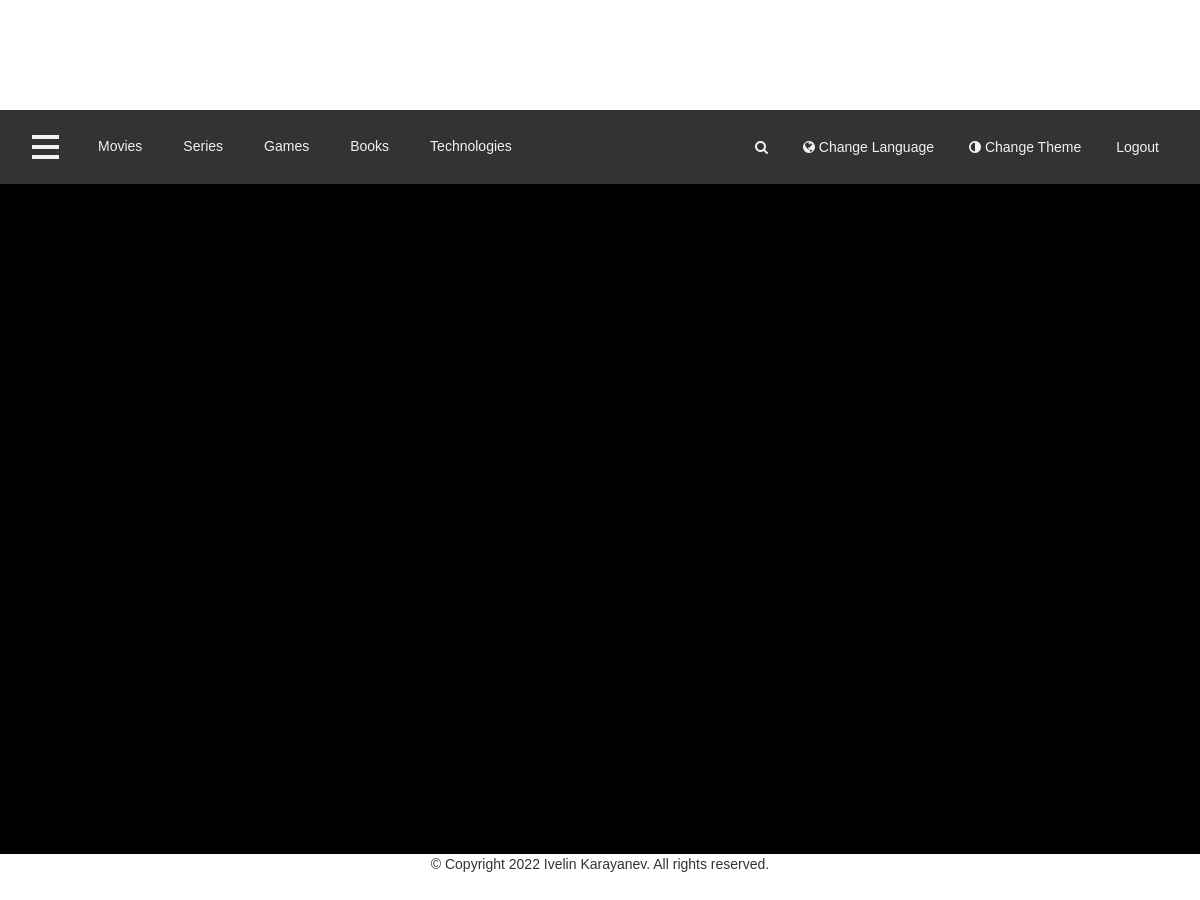
Page /Main/Main.php?categoryid=6 (signed in) on the committed database.
### tables this page shows
CREATE TABLE `categories` (
  `ID` bigint(20) UNSIGNED NOT NULL,
  `Name` varchar(70) NOT NULL,
  `Header_ID` bigint(20) UNSIGNED NOT NULL
);

CREATE TABLE `other_data` (
  `ID` bigint(20) NOT NULL,
  `Name` text NOT NULL
);

### Main/Additional Files/Queries.php (called while the page is built, shortened)
<?php
$query0 = "SELECT `categories`.`ID` AS `category_id`,`categories`.`Name` AS `category_name` FROM `categories`";
?>

### Main/Main.php (the view, shortened to what this page needs)
<?php
require('../Main/Additional Files/Queries.php');
require('../Introduction/Additional Files/ControllerUserData.php');
?>
<!DOCTYPE html>
<html lang = "en-US">
<head>
<link rel="stylesheet" href="https://cdnjs.cloudflare.com/ajax/libs/jqueryui/1.12.1/jquery-ui.css"/>
<link rel="stylesheet" href="https://maxcdn.bootstrapcdn.com/bootstrap/3.3.6/css/bootstrap.min.css"/>
<link rel="stylesheet" href="https://cdnjs.cloudflare.com/ajax/libs/font-awesome/4.7.0/css/font-awesome.min.css"/>
<link rel="stylesheet" href="../Main/Additional Files/Products.css"/>
</head>
<body>
<div class = "header" style = "background-image:url('
?>')">
<h1 style = "color:black">
</h1>
</div>
<div class = "categories" id = "category-width">
<?php if ((isset($_GET['categoryid']) && is_numeric($_GET['categoryid'])) || (isset($_GET['subcategoryid']) && is_numeric($_GET['subcategoryid']))) {
	?>
  <span class = "NavMenu" onclick="OpenCloseNavigation()" title = "Navigation Menu">
  <div class="bar1"></div>
  <div class="bar2"></div>
  <div class="bar3"></div>
  </span>
<?php } ?>
  <div class = "links" id = "category">
  <?php
  $result0 = mysqli_query($connDatabase, $query0);
  $checkResult0 = mysqli_num_rows($result0);
  if ($checkResult0 > 0) {
	while (($rows = mysqli_fetch_assoc($result0))) {
		$CategoryID = $rows['category_id'];
		$CategoryNames = $rows['category_name'];
        echo "<a href = 'Test.php?categoryid=$CategoryID'>$CategoryNames</a>";
    }
  } else {
	  echo "There are no categories added yet. Please check again later!";
  }
  ?>
  </div>
  <a href="../Introduction/Introduction.php#registration-login" id = "logout"> Logout </a>
  <button onclick = "changeTheme(); ThemeBackgroundColor()" id = "theme"><i class = "fa fa-adjust"></i> Change Theme </button>
  <button onclick = "BackgroundColor2()" id = "translate-button"><i class = "fa fa-globe"></i> Change Language </button>
  <?php if ((isset($_GET['categoryid']) && is_numeric($_GET['categoryid'])) || (isset($_GET['subcategoryid']) && is_numeric($_GET['subcategoryid']))) {
	  ?>
  <button onclick = "BackgroundColor1()" id = "search-button" title = "Search Engine"><i class = "fa fa-search"></i></button>
  <?php } ?>
</div>
<div class = "content" id = "content-width">
</div>
<div class = "footer" id = "footer-width">
<p>
<?php
    $copyright_result = mysqli_query($connDatabase, "SELECT * FROM `other_data` WHERE `ID` = 1");
    $checkCopyrightResult = mysqli_num_rows($copyright_result);
    if ($checkCopyrightResult > 0) {
	while (($rows = mysqli_fetch_assoc($copyright_result))) {
		$Copyright = $rows['Name'];
        echo $Copyright;
    }
    }
?>
</p>
</div>
</body>
</html>

### Main/Additional Files/Products.css (style rules this page uses)
* { box-sizing: border-box; }
body { font-family: Arial; }
.header, .header h1 { background-size: 100% 100%; padding: 30px; text-align: center; font-size: 50px; }
.categories { overflow: hidden; background-color: #333; padding: 14px 18px; width: initial; transition: 0.5s; }
.categories .NavMenu { float: left; padding: 9px 18px; cursor: pointer; }
.bar1, .bar2, .bar3 { display: flex; width: 27px; height: 4px; background-color: #f2f2f2; margin: 6px 0; transition: 0.5s; }
.categories .links a { float: left; margin-left: 5px; color: #f2f2f2; font-size: 18px; padding: 16px 20px; text-decoration: none; transition: 0.5s; }
.categories #category { transition: margin-left .5s; }
.ChangeTheme .bar1, .ChangeTheme .bar2, .ChangeTheme .bar3, .ChangeTheme .categories .links a:hover, #translate-button, #search-button, #theme, #logout, .ChangeTheme #search-button:hover, .ChangeTheme #translate-button:hover, .ChangeTheme #logout:hover { background-color: #333; color: #f2f2f2; }
#translate-button, #search-button, #theme, #logout { float: right; margin-right: 15px; border: none; font-size: 18px; padding: 16px 22px; cursor: pointer; text-decoration: none; transition: 0.5s; }
.content { width: initial; height: 670px; background-color: black; }
.footer, .footer p { width: initial; height: 120px; text-align: center; transition: 0.5s; }
@media only screen and (max-width: 1366px) { .header, .header h1 { padding: 20px; font-size: 40px; } }
@media only screen and (max-width: 1366px) { .categories { padding: 12px 16px; } }
@media only screen and (max-width: 1366px) { .categories .NavMenu { padding: 7px 16px; } }
@media only screen and (max-width: 1366px) { .bar1, .bar2, .bar3 { width: 27px; height: 4px; } }
@media only screen and (max-width: 1366px) { .categories .links a { font-size: 14px; padding: 14px 18px; } }
@media only screen and (max-width: 1366px) { #translate-button, #search-button, #theme, #logout { font-size: 14px; padding: 10px; margin-top: 5px; } }
@media only screen and (max-width: 1366px) { .footer, .footer p { height: 120px; } }

### rows in the picture
categories: Name "Movies"
categories: Name "Series"
categories: Name "Games"
categories: Name "Books"
categories: Name "Technologies"
other_data: Name "© Copyright 2022 Ivelin Karayanev. All rights reserved."
